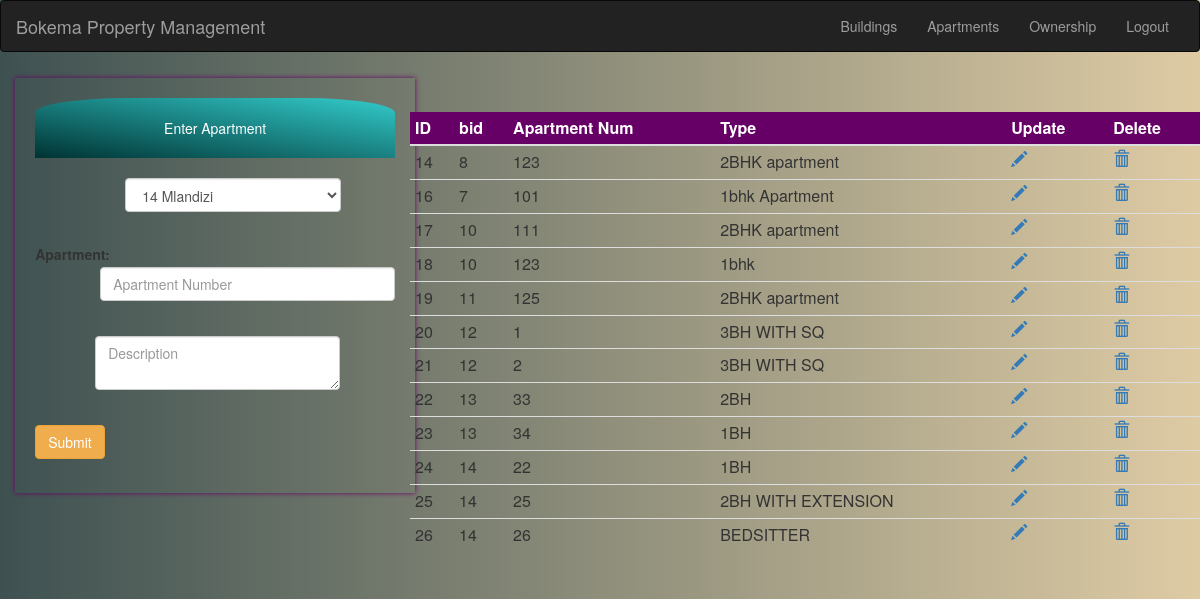
Before: /apartmentOLD.php with the older database file.
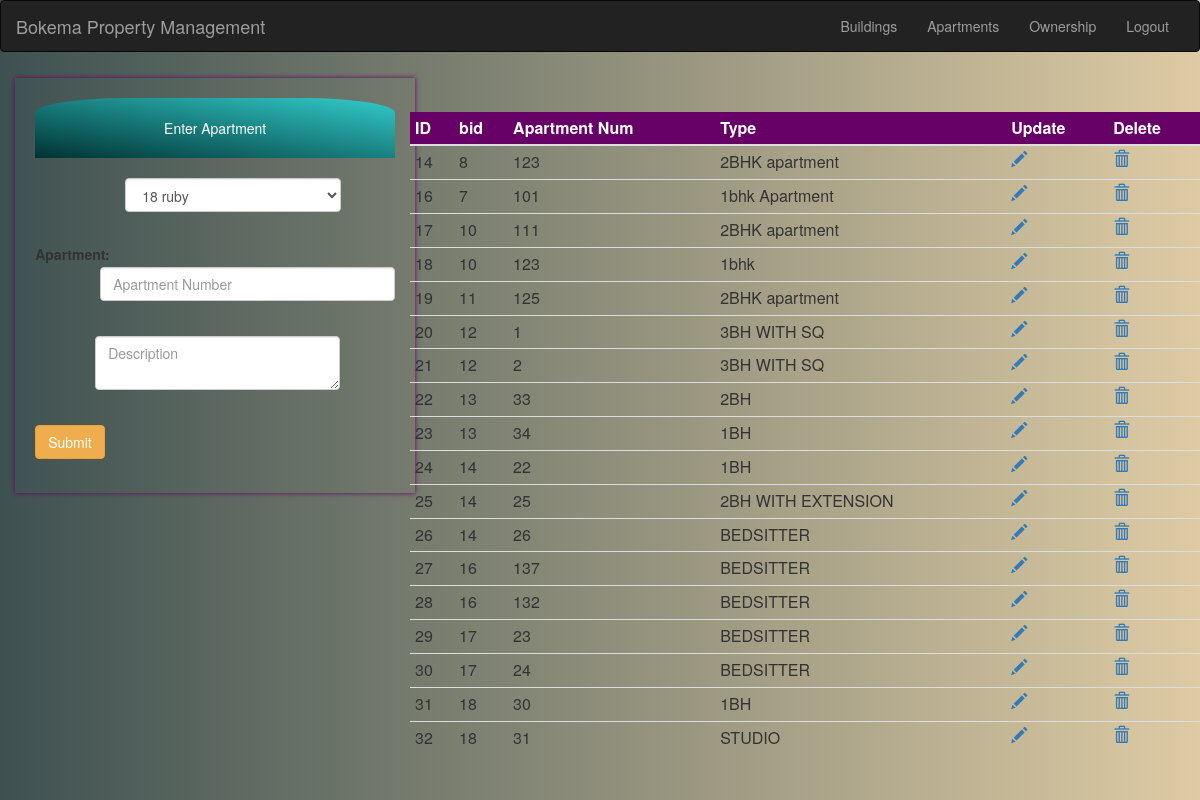
After: the same page with the newer database file.
### tables this page shows
CREATE TABLE `apartment` (
  `id` int(11) NOT NULL,
  `bid` int(11) NOT NULL,
  `apartmentNum` int(4) NOT NULL,
  `description` varchar(200) NOT NULL
);

### apartmentOLD.php (the view, shortened to what this page needs)
<?php
$bid=$aname=$desc="";
?>
<html>
    <head>
  <link rel="stylesheet" href="https://maxcdn.bootstrapcdn.com/bootstrap/3.3.7/css/bootstrap.min.css">
</head>
    </head>
    <body style="background-image: linear-gradient(to right, #3E5151 , #DECBA4);">
     <?php
     include 'anav.php';
     ?>
        <div class="row">
         <div class="col-md-4">
       <div style="width: 400px;margin-left:4%;margin-top: 1.5%;box-shadow: 0px 0px 5px #660066;padding:20px">
        <div style='text-align: center;padding:20px;background:  linear-gradient(To top right,#033,#3cc);color:white;border-radius: 25% 25% 0% 0%'>Enter Apartment</div>
        <form class="form-horizontal" action="apartment.php" method="post">
            <div style="padding-top: 20px;margin-left: 25%">
                <select class="form-control" style="display:inline; width: 80%;" name="building" >
                    <?php
                                include 'conn.php';
                                $qry="select * from building";
                                if ($result = $con->query($qry)) {
    while ($row = $result->fetch_assoc()) {
                    ?>
                     <option value="<?php echo $row['id']; ?>" selected="<?php if($row['id']==$bid){echo 'true';}else{echo 'false';}?>" ><?php echo $row['id'].' '.$row['Name']; ?>
                        </option>
               <?php
    }
    }
    ?> </select>
            </div><br>
    <div class="form-group" style="margin-top: 5px">
    <label class="control-label col-sm-2" for="apartment">Apartment:</label>
    <div class="col-sm-10" style="margin-top:30px">
        <input type="text" class="form-control" name="apartment" required="" pattern="[0-9]{3}" placeholder="Apartment Number" value="<?php echo $aname;?>"/><br>
    </div>
            </div>
            <div style="margin-left: 60px;">
            <div class="form-group" style="margin-top: 2px">
    <div class="col-sm-10" style="margin-top:0.1px">
        <textarea class="form-control" name="desc" required="" placeholder="Description" ><?php echo $desc;?></textarea><br>
    </div>
            </div>
            </div>
             <button class="btn btn-warning" type="submit" name="submit" value="add">Submit</button>
        </form>
      </div>
         </div>
        <div class="col-md-8">
                <div>
        <table class="table table-hover table-condensed" style="margin-top: 5%">
            <thead style="background: #660066;color:white">
            <th>ID</th>
             <th>bid</th>
              <th>Apartment Num</th>
              <th>Type</th>
              <th>Update</th>
              <th>Delete</th>
            </thead>
            <tbody>
                <?php
                $sql = "select * from apartment;";
                $result=mysqli_query($con,$sql);
                if($result){
                    while($row = $result->fetch_assoc()){
                ?>
                <tr>
                    <td><?php echo $row['id'];?></td>
                    <td><?php echo $row['bid'];?></td>
                    <td><?php echo $row['apartmentNum'];?></td>
                    <td><?php echo $row['description']; ?></td>
                    <td><a href="apartment.php?update=1&id=<?php echo $row['id'];?>"><span class="glyphicon glyphicon-pencil"></span></a></td>
                    <td><a href="deleteapartment.php?id=<?php echo $row['id'];?>"><span class="glyphicon glyphicon-trash"></span></a></td>
                </tr>
                <?php
                }
                }
                ?>
            </tbody>
        </table>
                </div>
    </body>
</html>

Changed rows visible on the page:
added apartment: id "27", bid "16", apartmentNum "137", description "BEDSITTER"
added apartment: id "28", bid "16", apartmentNum "132", description "BEDSITTER"
added apartment: id "29", bid "17", apartmentNum "23", description "BEDSITTER"
added apartment: id "30", bid "17", apartmentNum "24", description "BEDSITTER"
added apartment: id "31", bid "18", apartmentNum "30", description "1BH"
added apartment: id "32", bid "18", apartmentNum "31", description "STUDIO"
Other visible differences:
form field building: "14 Mlandizi" → "18 ruby"
